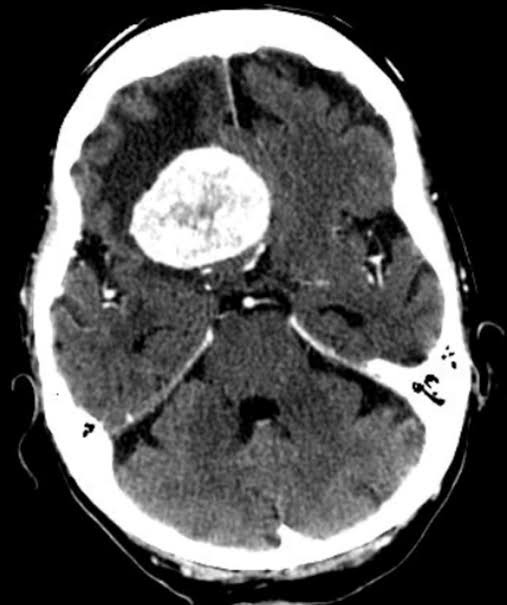
#> input picture BrainTumorData/Te-me_0015.jpg, 507 x 605 px
$ python -i preprocessing.py   (imports and definitions only)
#> lines starting #> are read from the running program, lines starting #| are printed output that depends on the picture
#> in preprocess, img_raw is the input picture: shape (605, 507); min 0, max 255, mean 85.9
"""Image preprocessing: scaling, CLAHE, Gaussian blur, and K-Means clustering.

All operations match the original ``main.py`` pipeline exactly.
"""

from __future__ import annotations

from typing import Tuple

import cv2
import numpy as np
from numpy.typing import NDArray

from .config import SolverConfig


def scale_image(
    image: NDArray[np.uint8],
    max_dim: int,
) -> NDArray[np.uint8]:
    """Down-scale *image* so that ``max(h, w) <= max_dim``.

    Uses area-based interpolation (``cv2.INTER_AREA``).  If the image
    already fits, it is returned unchanged (no copy).

    Parameters
    ----------
    image : ndarray of uint8, shape (H, W)
        Grayscale input image.
    max_dim : int
        Maximum allowed dimension.

    Returns
    -------
    ndarray of uint8, shape (H', W')
    """
#> called with max_dim = 400
    h, w = image.shape
#> h = 605; w = 507
    if max(h, w) <= max_dim:
        return image
    scale = max_dim / float(max(h, w))
#> scale = 0.661
    return cv2.resize(
        image,
        (int(w * scale), int(h * scale)),
        interpolation=cv2.INTER_AREA,
    )


def enhance_contrast(
    image: NDArray[np.uint8],
    clip_limit: float,
    grid_size: Tuple[int, int],
    blur_ksize: Tuple[int, int],
) -> NDArray[np.uint8]:
    """Apply CLAHE contrast enhancement followed by Gaussian blur.

    Parameters
    ----------
    image : ndarray of uint8, shape (H, W)
        Grayscale input image.
    clip_limit : float
        CLAHE clip-limit parameter.
    grid_size : (int, int)
        CLAHE tile grid size.
    blur_ksize : (int, int)
        Gaussian blur kernel size.

    Returns
    -------
    ndarray of uint8, shape (H, W)
        Enhanced and smoothed image.
    """
#> called with clip_limit = 2, grid_size = (8, 8), blur_ksize = (5, 5)
    clahe = cv2.createCLAHE(clipLimit=clip_limit, tileGridSize=grid_size)
    img_clahe = clahe.apply(image)
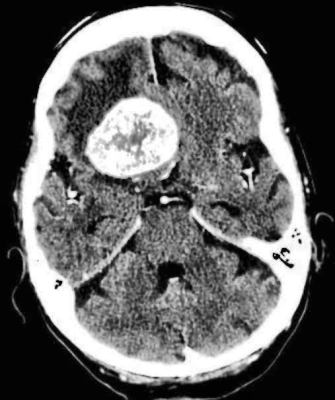
#> img_clahe: shape (400, 335); min 1, max 255, mean 99.9
    return cv2.GaussianBlur(img_clahe, blur_ksize, 0)
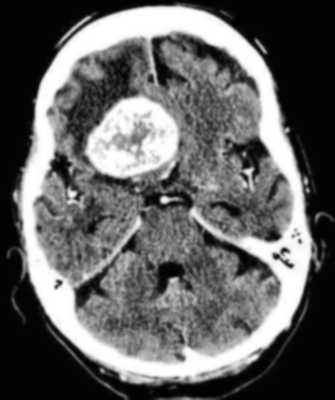
#> returned value: shape (400, 335); min 2, max 255, mean 99.9


def kmeans_cluster(
    image: NDArray[np.uint8],
    k: int,
    max_iter: int,
    epsilon: float,
    attempts: int,
) -> Tuple[NDArray[np.int32], NDArray[np.float32], NDArray[np.uint8]]:
    """Segment pixel intensities into *k* clusters via K-Means.

    Parameters
    ----------
    image : ndarray of uint8, shape (H, W)
        Grayscale input (typically after CLAHE + blur).
    k : int
        Number of clusters.
    max_iter : int
        Maximum iterations per K-Means attempt.
    epsilon : float
        Convergence threshold.
    attempts : int
        Number of K-Means restarts.

    Returns
    -------
    labels : ndarray of int32, shape (H*W, 1)
        Cluster label for every pixel.
    centers : ndarray of float32, shape (k, 1)
        Cluster centres (intensity values).
    vis : ndarray of uint8, shape (H, W)
        Visualisation image (labels * 51, clipped to uint8).
    """
#> called with k = 5, max_iter = 100, epsilon = 0.2, attempts = 10
    pixel_values = np.float32(image.reshape((-1, 1)))
    criteria = (
        cv2.TERM_CRITERIA_EPS + cv2.TERM_CRITERIA_MAX_ITER,
        max_iter,
        epsilon,
    )
    _, labels, centers = cv2.kmeans(
        pixel_values, k, None, criteria, attempts, cv2.KMEANS_RANDOM_CENTERS
    )
#> centers = [69.64, 7.06, 167.4, 118.8, 245.9]
    vis = (labels.flatten() * 51).reshape(image.shape).astype(np.uint8)
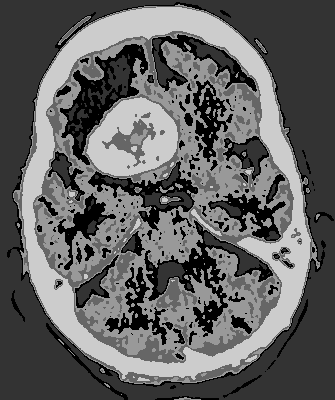
#> vis: shape (400, 335); min 0, max 204, mean 97.7
    return labels, centers, vis


def preprocess(
    image_path: str,
    cfg: SolverConfig | None = None,
) -> Tuple[
    NDArray[np.float64],
    NDArray[np.int32],
    NDArray[np.float32],
    NDArray[np.uint8],
    NDArray[np.uint8],
]:
    """Full preprocessing pipeline: load → scale → CLAHE → K-Means.

    Parameters
    ----------
    image_path : str
        Path to the input MRI image.
    cfg : SolverConfig, optional
        Configuration object.  Uses defaults if *None*.

    Returns
    -------
    image : ndarray of float64, shape (H, W)
        Normalised [0, 1] image fed to the PDE solver.
    labels : ndarray of int32, shape (H*W, 1)
        K-Means cluster labels.
    centers : ndarray of float32, shape (K, 1)
        K-Means cluster centres.
    kmeans_vis : ndarray of uint8, shape (H, W)
        K-Means visualisation.
    img_raw_scaled : ndarray of uint8, shape (H, W)
        Grayscale image after scaling (before CLAHE), kept for
        mask operations that reference the raw spatial size.
    """
    if cfg is None:
        cfg = SolverConfig()

    img_raw = cv2.imread(image_path, cv2.IMREAD_GRAYSCALE)
    if img_raw is None:
        raise FileNotFoundError(f"Cannot read image: {image_path}")

    img_raw = scale_image(img_raw, cfg.max_dim)
    img_smooth = enhance_contrast(
        img_raw, cfg.clahe_clip_limit, cfg.clahe_grid_size, cfg.blur_ksize
    )
    image = img_smooth.astype(np.float64) / 255.0
    labels, centers, kmeans_vis = kmeans_cluster(
        img_smooth,
        cfg.kmeans_k,
        cfg.kmeans_max_iter,
        cfg.kmeans_epsilon,
        cfg.kmeans_attempts,
    )
#> centers = [69.64, 7.06, 167.4, 118.8, 245.9]
    return image, labels, centers, kmeans_vis, img_raw

>>> result = preprocess('../BrainTumorData/Te-me_0015.jpg')
#> result = 5 items

$ run again, on BrainTumorData/Te-me_0020.jpg
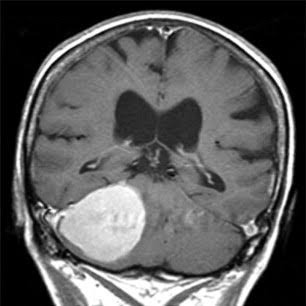
#> input picture BrainTumorData/Te-me_0020.jpg, 306 x 306 px
#> in preprocess, img_raw is the input picture: shape (306, 306); min 0, max 255, mean 91.5
#> in enhance_contrast, `return cv2.GaussianBlur(img_clahe, blur_ksize, 0)`:
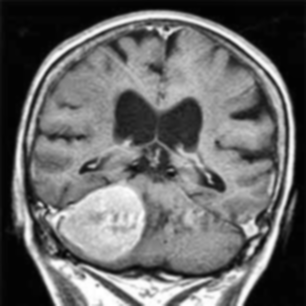
#> returned value: shape (306, 306); min 2, max 255, mean 103.9
#> in kmeans_cluster, `_, labels, centers = cv2.kmeans( pixel_values, k, None, criteria, atte..`: centers = [61.9, 8.29, 164, 120.4, 222.3]
#> in kmeans_cluster, `vis = (labels.flatten() * 51).reshape(image.shape).astype(np.uint8)`:
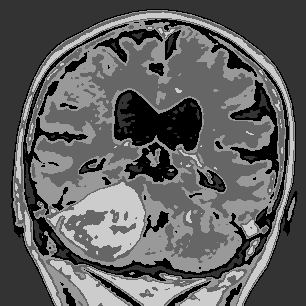
#> vis: shape (306, 306); min 0, max 204, mean 94.5
#> result = 5 items

$ run again, on BrainTumorData/Te-me_0223.jpg
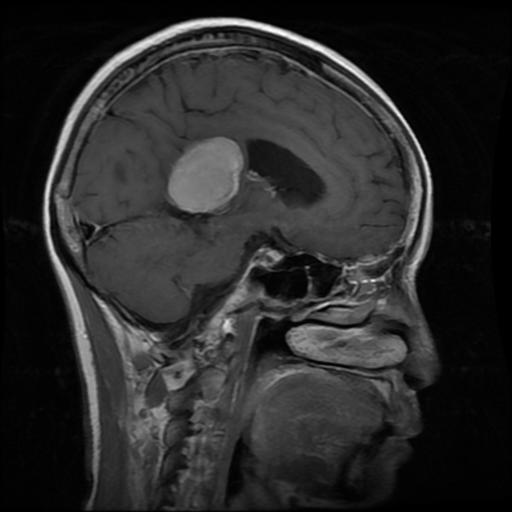
#> input picture BrainTumorData/Te-me_0223.jpg, 512 x 512 px
#> in preprocess, img_raw is the input picture: shape (512, 512); min 0, max 255, mean 42
#> in enhance_contrast, `img_clahe = clahe.apply(image)`:
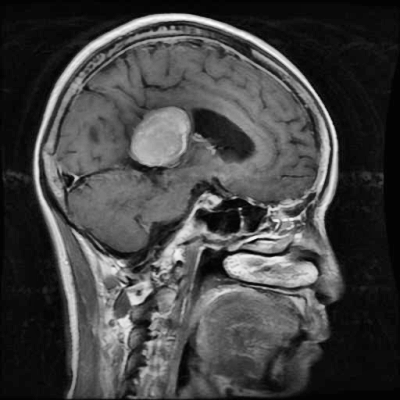
#> img_clahe: shape (400, 400); min 0, max 255, mean 67.6
#> in kmeans_cluster, `_, labels, centers = cv2.kmeans( pixel_values, k, None, criteria, atte..`: centers = [13.3, 193.5, 143.1, 64.02, 101.5]
#> in kmeans_cluster, `vis = (labels.flatten() * 51).reshape(image.shape).astype(np.uint8)`:
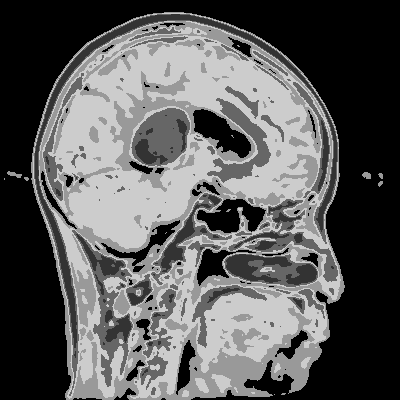
#> vis: shape (400, 400); min 0, max 204, mean 91.5
#> result = 5 items

$ run again, on BrainTumorData/Tr-me_0019.jpg
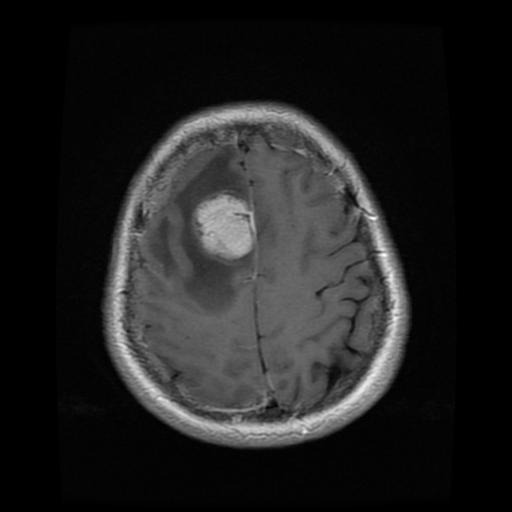
#> input picture BrainTumorData/Tr-me_0019.jpg, 512 x 512 px
#> in preprocess, img_raw is the input picture: shape (512, 512); min 0, max 255, mean 32.3
#> in enhance_contrast, `img_clahe = clahe.apply(image)`:
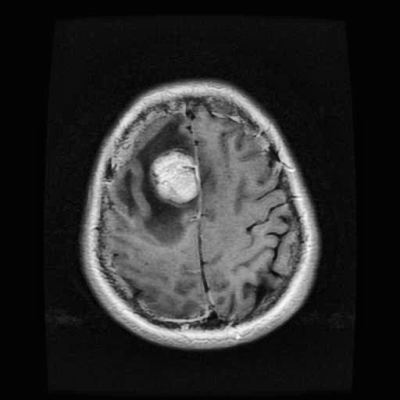
#> img_clahe: shape (400, 400); min 1, max 253, mean 43.8
#> in kmeans_cluster, `_, labels, centers = cv2.kmeans( pixel_values, k, None, criteria, atte..`: centers = [62.52, 8.73, 138.2, 103.9, 196.9]
#> in kmeans_cluster, `vis = (labels.flatten() * 51).reshape(image.shape).astype(np.uint8)`:
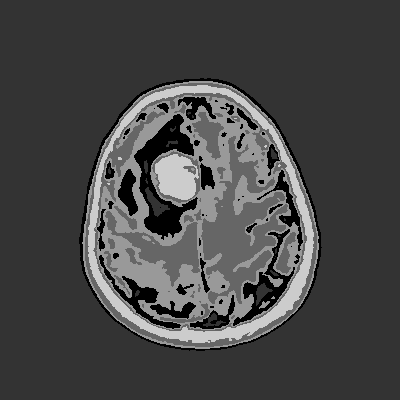
#> vis: shape (400, 400); min 0, max 204, mean 70.3
#> result = 5 items
